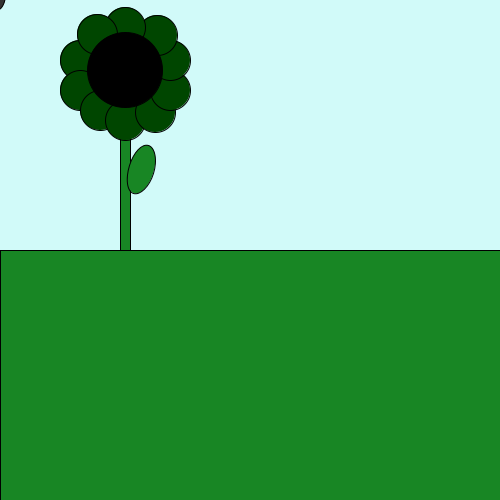
Frame 1 (no input)
Frame 60 (the mouse pressed at the canvas centre just before this capture): identical to frame 1, image omitted
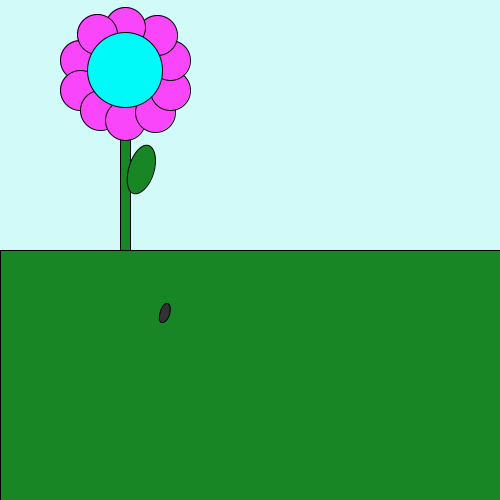
Frame 120 (the mouse held since frame 60 and released just before this capture)

The Processing sketch that drew these frames (run headless with seeded random() and noise(); from frame 60 on, the mouse is pressed at the canvas centre):

// Processing sketch: processing_25081
// ── processing_25081.pde

//lucinda threlfo processing
//Lesson three project
//Spring is Over :( OR IS IT!

//WHAT HAPPENS?
//1. petals change colour with mouse movement
//2. centre changes colour with mouse movement
//3. "Spring is Over :( OR IS IT!"displayed in window with mouse click
//4. fly follows with mouse movement
//5. when any key is pressed the petals fly away an bounce back and forth
//6. when any key is pressed the background and grass colours change



//class Flower{// class stuffs it up for some reason?

//Variables for petals
//ellipse 1
int ellipse1X = 80;
int ellipse1Y = 60;
int ellipsew1X = 40;
int ellipseh1Y = 40;
//ellipse 2
int ellipse2X = 80;
int ellipse2Y = 90;
int ellipsew2X = 40;
int ellipseh2Y = 40;
//ellipse 3
int ellipse3X = 100;
int ellipse3Y = 110;
int ellipsew3X = 40;
int ellipseh3Y = 40;
//ellipse 4
int ellipse4X = 125;
int ellipse4Y = 120;
int ellipsew4X = 40;
int ellipseh4Y = 40;
//ellipse 5
int ellipse5X = 155;
int ellipse5Y = 112;
int ellipsew5X = 40;
int ellipseh5Y = 40;
//ellipse 6
int ellipse6X = 170;
int ellipse6Y = 90;
int ellipsew6X = 40;
int ellipseh6Y = 40;
//ellipse 7
int ellipse7X = 170;
int ellipse7Y = 60;
int ellipsew7X = 40;
int ellipseh7Y = 40;
//ellipse 8
int ellipse8X = 157;
int ellipse8Y = 35;
int ellipsew8X = 40;
int ellipseh8Y = 40;
//ellipse 9
int ellipse9X = 125;
int ellipse9Y = 27;
int ellipsew9X = 40;
int ellipseh9Y = 40;
//ellipse 10
int ellipse10X = 97;
int ellipse10Y = 34;
int ellipsew10X = 40;
int ellipseh10Y = 40;

//speed variable
int speed = 1; 

//makes sure when the program is run the petals stay still
boolean pressed = false;
//makes sure when the program is run the background and grass are blue and green
boolean over = false;


void setup()
{
  size(500,500);
 frameRate(90);//changes the speed the petals blow away
} 

void draw(){
 
    drawBackGrass();
    changeBackGrass();
    drawStem();
    drawPetals();
    drawCentre();
    drawLeaf();
    drawMoveFly();
    movePetals();
    
}

void drawBackGrass()//draws background and grass
{
  background(209,250,249);
  fill(24,134,36);
  rect(0,height/2,width,250);
}
 void drawCentre()//draws flower centre
 {
   fill(0,mouseX,mouseY);
ellipse(125,70,75,75);
 }
 
void drawStem()//draws stem
{
fill(24,134,36);
rectMode(CORNER);
rect(120,90,10,160);
}

void drawLeaf()//draws leaf
{
rotate(0.3);
fill(24,134,36);
ellipse(185,120,25,50);
}

void drawPetals()//draws petals
{
 //changes colour with mouse movement
  fill(mouseX,70,mouseY);
int e=1;

for(e=0;e>=11;e++);{
  if (e==1);{
    ellipse(ellipse1X,ellipse1Y,ellipsew1X,ellipseh1Y);
  }
  if(e==2);{
  ellipse(ellipse2X,ellipse2Y,ellipsew2X,ellipseh2Y);
  }
   if(e==3);{
   ellipse(ellipse3X,ellipse3Y,ellipsew3X,ellipseh3Y);
  } 
  if(e==4);{
  ellipse(ellipse4X,ellipse4Y,ellipsew4X,ellipseh4Y);
  }
  if(e==5);{
  ellipse(ellipse5X,ellipse5Y,ellipsew5X,ellipseh5Y);
  }
  if(e==6);{
    ellipse(ellipse6X,ellipse6Y,ellipsew6X,ellipseh6Y);
  }
  if(e==7);{
    ellipse(ellipse7X,ellipse7Y,ellipsew7X,ellipseh7Y);
  }
  if(e==8);{
    ellipse(ellipse8X,ellipse8Y,ellipsew8X,ellipseh8Y);
  }
  if(e==9);{
    ellipse(ellipse9X,ellipse9Y,ellipsew9X,ellipseh9Y);
  }
  if(e==10);{
    ellipse(ellipse10X,ellipse10Y,ellipsew10X,ellipseh10Y); 
  }
}
}

void movePetals()
{
  if(pressed){
//makes the petals move away
ellipse1X = ellipse1X - speed ; 
ellipse2X = ellipse2X - speed;
ellipse3Y = ellipse3Y + speed;
ellipse4Y = ellipse4Y + speed;
ellipse5Y = ellipse5Y + speed;
ellipse6X = ellipse6X + speed;
ellipse7X = ellipse7X + speed;
ellipse8Y = ellipse8Y - speed;
ellipse9Y = ellipse9Y - speed;
ellipse10Y = ellipse10Y - speed;

ellipse1Y = ellipse1Y - speed;
//doesn't need to go diagonal
ellipse3X = ellipse3X - speed;
//doesn't need to go diagonal
ellipse5X = ellipse5X + speed;
//doesn't need to go diagonal
ellipse7Y = ellipse7Y - speed;
ellipse8X = ellipse8X + speed;
//doesn't need to go diagonal
ellipse10X = ellipse10X - speed;


//make the petals come back
if ((ellipse1X > width) || (ellipse1X < 0))
{
  speed = speed * -1;
 }
 if ((ellipse1Y > height) || (ellipse1Y < 0))
 {
  speed = speed *-1;
 }
 
 if ((ellipse2X > width) || (ellipse2X < 0))
 {
   speed = speed * -1;
 }
 if ((ellipse3X > width) || (ellipse3X < 0))
 {
   speed = speed *-1;
 }
 if ((ellipse3Y > height) || (ellipse3Y < 0))
{
 speed = speed *-1;
} 
 if ((ellipse4Y > height) || (ellipse4Y < 0))
 {
   speed = speed *-1;
 }
 if ((ellipse5X > width) || (ellipse5X < 0))
 {
   speed = speed *-1;
 }
 if ((ellipse5Y > height) || (ellipse5Y < 0))
 {
   speed = speed *-1;
 }
 if ((ellipse6X > width) || (ellipse6X < 0))
  {
  speed = speed *-1;
}
 if ((ellipse7X > width) || (ellipse7X < 0))
 {
   speed = speed *-1;
 }
 if ((ellipse7Y > height) || (ellipse7Y < 0))
{
  speed = speed *-1;
}
if ((ellipse8X > width) || (ellipse8X <0))
{ 
  speed = speed *-1;
}
if ((ellipse8Y > height) || (ellipse8Y < 0))
{
  speed = speed *-1;
}
if ((ellipse9Y > height) || (ellipse9Y < 0))
{
  speed = speed *-1;
}
if ((ellipse10X > width) || (ellipse10X < 0))
{
  speed = speed *-1;
}
if ((ellipse10Y > height) || (ellipse10Y < 0))
{
  speed = speed *-1;
}
 
}
}

void drawMoveFly()//draws fly
{
fill(50);
ellipse(mouseX,mouseY,10,20);
} 

void changeBackGrass()//changes the background colour and grass
{
  if(over){
    fill(39,17,5);
    background(0);
    rect(0,height/2,width,250);
  }
}

//Things change with key press
void keyPressed()
{
//initiates the petals to blow way
pressed = true;
//initiates background to black and grass to brown
over= true;
  
}

//window display
void mousePressed()
{
  println("Spring is Over :( OR IS IT!"); //Window reads "Spring is Over :("
}


//}


  
